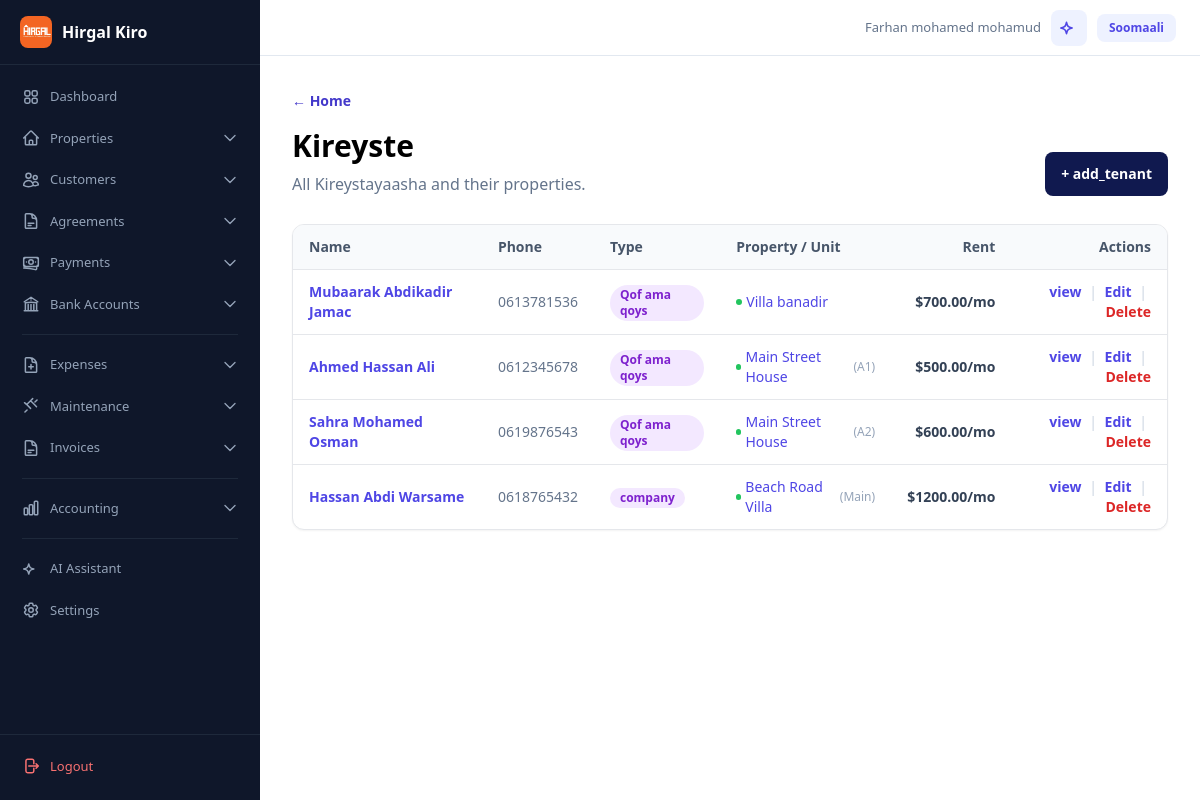
/kiraystayaal/ (signed in), run on the app's committed database.
### accounts/models.py (models this page shows, shortened)
class User(AbstractBaseUser, PermissionsMixin):
    username = models.CharField(max_length=50, unique=True)
    phone_number = models.CharField(max_length=20, unique=True)
    full_name = models.CharField("Magaca oo buuxa", max_length=150)
    managed_account = models.ForeignKey(
        "self",
        on_delete=models.SET_NULL,
        null=True,
        blank=True,
        related_name="managed_users",
        verbose_name="Sii gelitaanka akoonka (Managed Account)",
        help_text="Dooro akoonka uu isticmaalahani maamulayo xogtiisa (Tusaale: Farxaan)."
    )
    is_active = models.BooleanField(default=True)
    is_approved = models.BooleanField("La ansixiyay", default=False)
    is_staff = models.BooleanField(default=False)
    date_joined = models.DateTimeField(auto_now_add=True)
    objects = UserManager()
    USERNAME_FIELD = "username"
    REQUIRED_FIELDS = ["phone_number", "full_name"]
    def get_data_owner(self):
        return self.managed_account if self.managed_account_id else self

### rentals/models.py (models this page shows, shortened)
class Tenant(models.Model):
    TENANT_TYPES = [("person", "Qof ama qoys"), ("business", "Ganacsi")]
    owner = models.ForeignKey(settings.AUTH_USER_MODEL, on_delete=models.CASCADE, related_name="tenants")
    full_name = models.CharField("Magaca qofka ama qoyska", max_length=150)
    tenant_type = models.CharField(max_length=20, choices=TENANT_TYPES, default="person")
    phone_number = models.CharField(max_length=20, blank=True, null=True)
    notes = models.TextField(blank=True)
    created_at = models.DateTimeField(auto_now_add=True)
    updated_at = models.DateTimeField(auto_now=True)
    class Meta:
        constraints = [models.UniqueConstraint(fields=["owner", "phone_number"], condition=~Q(phone_number=""), name="unique_tenant_phone_per_owner")]

class RentalAgreement(models.Model):
    AGREEMENT_STATUSES = [("active", "Socda"), ("ended", "Dhammaaday"), ("cancelled", "La baajiyay")]
    RENTAL_SCOPES = [("whole_property", "Hantida oo dhan"), ("partial_property", "Qeyb ka mid ah")]
    tenant = models.ForeignKey(Tenant, on_delete=models.PROTECT, related_name="rental_agreements")
    property = models.ForeignKey(Property, on_delete=models.PROTECT, related_name="rental_agreements", null=True, blank=True)
    unit = models.ForeignKey(Unit, on_delete=models.PROTECT, null=True, blank=True, related_name="rental_agreements")
    room = models.ForeignKey(Room, on_delete=models.PROTECT, null=True, blank=True, related_name="rental_agreements")
    rental_scope = models.CharField(max_length=20, choices=RENTAL_SCOPES, default="whole_property")
    rented_space_count = models.PositiveIntegerField(default=1)
    agreed_monthly_rent = models.DecimalField(max_digits=10, decimal_places=2, default=0)
    start_date = models.DateField()
    end_date = models.DateField(null=True, blank=True)
    monthly_rent = models.DecimalField(max_digits=10, decimal_places=2)
    status = models.CharField(max_length=20, choices=AGREEMENT_STATUSES, default="active")
    notes = models.TextField(blank=True)
    class Meta:
        constraints = [
            models.CheckConstraint(condition=Q(end_date__isnull=True) | Q(end_date__gte=F("start_date")), name="agreement_end_after_start"),
            models.CheckConstraint(condition=Q(property__isnull=False) | Q(unit__isnull=False) | Q(room__isnull=False), name="agreement_has_rentable_space"),
        ]

### properties/models.py (models this page shows, shortened)
class Property(models.Model):
    PROPERTY_TYPES = [("home", "Guri"), ("apartment", "Apartment"), ("commercial", "Ganacsi"), ("mixed", "Isku-dhafan")]
    RESIDENTIAL_STRUCTURES = [("villa", "Filo"), ("multi_floor", "Guri dabaq")]
    owner = models.ForeignKey(settings.AUTH_USER_MODEL, on_delete=models.CASCADE, related_name="properties")
    name = models.CharField("Magaca hantida", max_length=150)
    property_type = models.CharField(max_length=20, choices=PROPERTY_TYPES, default="home")
    residential_structure = models.CharField(max_length=20, choices=RESIDENTIAL_STRUCTURES, default="villa")
    location = models.CharField(max_length=200)
    total_rentable_spaces = models.PositiveIntegerField(default=1)
    cover_image = models.ImageField(upload_to="property_covers/", null=True, blank=True)
    description = models.TextField(blank=True)
    created_at = models.DateTimeField(auto_now_add=True)
    updated_at = models.DateTimeField(auto_now=True)

class Unit(models.Model):
    UNIT_TYPES = [("house", "Guri"), ("apartment", "Apartment"), ("room", "Qol"), ("shop", "Dukaan"), ("office", "Xafiis"), ("other", "Kale")]
    RENTAL_MODES = [("whole_unit", "Guriga oo dhan"), ("individual_rooms", "Qolal gaar-gaar ah")]
    property = models.ForeignKey(Property, on_delete=models.CASCADE, related_name="units")
    floor_number = models.PositiveIntegerField(default=1)
    unit_number = models.CharField(max_length=50)
    unit_type = models.CharField(max_length=20, choices=UNIT_TYPES, default="apartment")
    total_rooms = models.PositiveIntegerField(default=1)
    bathrooms = models.PositiveIntegerField(default=1)
    living_rooms = models.PositiveIntegerField(default=1)
    rental_mode = models.CharField(max_length=20, choices=RENTAL_MODES, default="whole_unit")
    monthly_rent = models.DecimalField(max_digits=10, decimal_places=2, default=0)
    class Meta:
        constraints = [models.UniqueConstraint(fields=["property", "unit_number"], name="unique_unit_per_property")]

### web/views.py (the view)
# urls.py: path("kiraystayaal/", TenantListView.as_view(), name="web-tenants"),
class TenantListView(HomeView):
    template_name = "web/tenant_list.html"
    def get_context_data(self, **kwargs):
        context = super().get_context_data(**kwargs)
        context["tenants"] = Tenant.objects.filter(owner=self.request.user.get_data_owner()).prefetch_related("rental_agreements")
        return context

### web/context_processors.py (called while the page is built)
def language_context(request):
    lang = request.GET.get("lang") or request.session.get("language", "en")
    if lang not in ("en", "so"):
        lang = "en"
    request.session["language"] = lang
    return {"current_language": lang}

### web/templatetags/i18n_tags.py (called while the page is built)
@register.simple_tag(takes_context=True)
def t(context, key):
    lang = context.get("current_language", "en")
    return get_translation(lang, key)

@register.simple_tag(takes_context=True)
def other_lang(context):
    current = context.get("current_language", "en")
    return "so" if current == "en" else "en"

@register.simple_tag(takes_context=True)
def other_lang_name(context):
    current = context.get("current_language", "en")
    return "Soomaali" if current == "en" else "English"

### web/translations.py (called while the page is built)
def get_translation(lang, key):
    if lang not in TRANSLATIONS:
        lang = "en"
    return TRANSLATIONS[lang].get(key, TRANSLATIONS["en"].get(key, key))

### templates/web/tenant_list.html (shortened to what this page needs)
{% extends "base.html" %}
{% load i18n_tags %}
{% block content %}
<section class="mb-7 flex items-end justify-between">
    <div>
        <a class="text-sm font-semibold text-indigo-700" href="{% url 'home' %}">← {% t 'home' %}</a>
        <h1 class="mt-4 text-3xl font-bold">{% t 'Kireyste' %}</h1>
        <p class="mt-2 text-slate-500">All Kireystayaasha and their properties.</p>
    </div>
    <a class="rounded-lg bg-ink px-4 py-3 text-sm font-bold text-white" href="{% url 'web-tenant-create' %}">+ {% t 'add_tenant' %}</a>
</section>
<section class="rounded-xl border bg-white shadow-sm overflow-hidden">
{% if tenants %}
<div class="overflow-x-auto">
    <table class="w-full text-left text-sm">
        <thead class="border-b bg-slate-50 text-slate-600">
            <tr>
                <th class="px-4 py-3 font-semibold">Name</th>
                <th class="px-4 py-3 font-semibold">Phone</th>
                <th class="px-4 py-3 font-semibold">Type</th>
                <th class="px-4 py-3 font-semibold">Property / Unit</th>
                <th class="px-4 py-3 font-semibold text-right">Rent</th>
                <th class="px-4 py-3 font-semibold text-right">Actions</th>
            </tr>
        </thead>
        <tbody class="divide-y">
        {% for tenant in tenants %}
            <tr class="hover:bg-slate-50">
                <td class="px-4 py-3">
                    <a href="{% url 'web-tenant-detail' tenant.pk %}" class="font-semibold text-indigo-600 hover:underline">{{ tenant.full_name }}</a>
                </td>
                <td class="px-4 py-3 text-slate-500">{{ tenant.phone_number|default:"-" }}</td>
                <td class="px-4 py-3">
                    <span class="inline-flex items-center rounded-full bg-purple-100 px-2.5 py-0.5 text-xs font-semibold text-purple-700">{{ tenant.get_tenant_type_display }}</span>
                </td>
                <td class="px-4 py-3">
                    {% for agreement in tenant.rental_agreements.all %}
                        {% if agreement.status == 'active' %}
                        <a href="{% url 'web-property-detail' agreement.property.pk %}" class="flex items-center gap-1 text-sm text-indigo-600 hover:underline">
                            <span class="w-1.5 h-1.5 rounded-full bg-green-500"></span>
                            {{ agreement.property.name }}
                            {% if agreement.unit %}<span class="text-xs text-slate-400">({{ agreement.unit.unit_number }})</span>{% endif %}
                        </a>
                        {% endif %}
                    {% empty %}
                        <span class="text-xs text-slate-400">No agreement</span>
                    {% endfor %}
                </td>
                <td class="px-4 py-3 text-right text-slate-700">
                    {% for agreement in tenant.rental_agreements.all %}
                        {% if agreement.status == 'active' %}
                        <span class="font-semibold">${{ agreement.monthly_rent }}/mo</span>
                        {% endif %}
                    {% endfor %}
                </td>
                <td class="px-4 py-3 text-right">
                    <a href="{% url 'web-tenant-detail' tenant.pk %}" class="font-semibold text-indigo-600 hover:underline">{% t 'view' %}</a>
                    <span class="mx-1 text-slate-300">|</span>
                    <a href="{% url 'web-tenant-edit' tenant.pk %}" class="font-semibold text-indigo-600 hover:underline">{% t 'edit' %}</a>
                    <span class="mx-1 text-slate-300">|</span>
                    <a href="{% url 'web-tenant-delete' tenant.pk %}" class="font-semibold text-red-600 hover:underline">{% t 'delete' %}</a>
                </td>
            </tr>
        {% endfor %}
        </tbody>
    </table>
</div>
{% else %}
<div class="p-10 text-center">
    <p class="font-semibold text-slate-700">No customers yet.</p>
    <p class="mt-2 text-sm text-slate-500">Add customers and their rental agreements.</p>
</div>
{% endif %}
</section>
{% endblock %}

### templates/base.html (shortened to what this page needs)
{% load static i18n_tags %}
<!doctype html>
<html lang="{{ current_language }}">
<head>
    <script src="https://cdn.tailwindcss.com"></script>
</head>
<body>
    <div class="app-layout">
        {% if user.is_authenticated %}
        {% include "includes/sidebar.html" %}
        {% endif %}
        <div class="main-content"{% if not user.is_authenticated %} style="margin-left: 0"{% endif %}>
            {% if user.is_authenticated %}
            <div class="topbar no-print">
                <div class="topbar-right">
                    <span class="topbar-user">{{ request.user.full_name|default:request.user.username }}</span>
                    <a href="{% url 'web-chatbot' %}" class="rounded-lg bg-indigo-50 p-2 text-indigo-600 hover:bg-indigo-100" title="AI Assistant">
                    </a>
                    <a href="?lang={% other_lang %}" class="rounded-lg bg-indigo-50 px-3 py-1.5 text-xs font-semibold text-indigo-600 hover:bg-indigo-100">{% other_lang_name %}</a>
                </div>
            </div>
            {% endif %}
            <div class="p-4 md:p-6 lg:p-8">{% block content %}{% endblock %}</div>
        </div>
    </div>
</body>
</html>

### templates/base.html (style rules this page uses)
.app-layout { display: flex; min-height: 100vh; }
.main-content { flex: 1; margin-left: 260px; min-height: 100vh; }
.topbar { display: flex; align-items: center; justify-content: space-between; height: 56px; padding: 0 24px; background: white; border-bottom: 1px solid #e2e8f0; position: sticky; top: 0; z-index: 30; }
.topbar-right { display: flex; align-items: center; gap: 10px; }
.topbar-user { font-size: 13px; color: #64748b; font-weight: 500; }

### data on the page
User: user.full_name "Farhan mohamed mohamud"
Tenant: full_name "Mubaarak Abdikadir Jamac", phone_number "0613781536", tenant_type "Qof ama qoys", t "view", t "Edit", t "Delete"
RentalAgreement: property.name "Villa banadir", monthly_rent "700.00"
Tenant: full_name "Ahmed Hassan Ali", phone_number "0612345678", tenant_type "Qof ama qoys", t "view", t "Edit", t "Delete"
RentalAgreement: property.name "Main Street House", unit.unit_number "A1", monthly_rent "500.00"
Tenant: full_name "Sahra Mohamed Osman", phone_number "0619876543", tenant_type "Qof ama qoys", t "view", t "Edit", t "Delete"
RentalAgreement: property.name "Main Street House", unit.unit_number "A2", monthly_rent "600.00"
Tenant: full_name "Hassan Abdi Warsame", phone_number "0618765432", tenant_type "company", t "view", t "Edit", t "Delete"
RentalAgreement: property.name "Beach Road Villa", unit.unit_number "Main", monthly_rent "1200.00"
